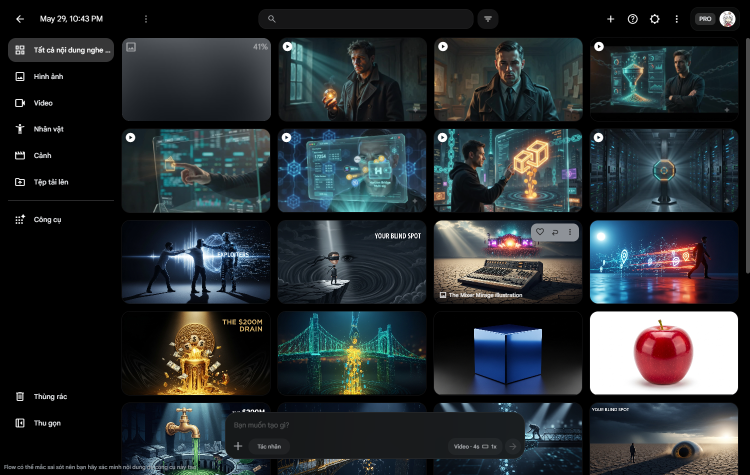
#> input picture implementation/.flow_profile/flow_img2vid.png, 1500 x 950 px (shown at 1/2 size)
$ python -i web_shot.py   (imports and definitions only)
#> lines starting #> are read from the running program, lines starting #| are printed output that depends on the picture
"""Web Screenshot Service for OmniCast Engine.

Uses Playwright to capture screenshots of live web pages and places them inside
a beautiful browser mockup frame against a premium dark gradient background.
"""

from __future__ import annotations

import os
import sys
import urllib.parse
from pathlib import Path
import structlog

# Ensure implementation/ is in path to import html_overlay
_ROOT = Path(__file__).resolve().parent.parent.parent.parent.parent
if str(_ROOT) not in sys.path:
    sys.path.insert(0, str(_ROOT))

import html_overlay

# [1 line that did not run here, left out]

_SCREENSHOT_CACHE_DIR = _ROOT / "output" / "_screenshot_cache"
_UA = "Mozilla/5.0 (Windows NT 10.0; Win64; x64) AppleWebKit/537.36 (KHTML, like Gecko) Chrome/120.0.0.0 Safari/537.36"


def _is_mostly_blank(png_path: Path, white_thresh: float = 0.86) -> bool:
    """True if the screenshot is mostly empty near-white (a blank shell / failed
    or sparse page — e.g. a site homepage). The browser mockup shows the TOP of
    the page (object-fit:cover, object-position:top), so measure that visible band
    plus the whole image; either being near-empty white => reject."""
#> called with white_thresh = 0.86
    try:
        from PIL import Image, ImageStat

        def _frac_var(region):
            stat = ImageStat.Stat(region)
            variance = sum(stat.var) / 3.0
            px = list(region.getdata())
            nw = sum(1 for r, g, b in px if r > 236 and g > 236 and b > 236)
            return nw / len(px), variance

        with Image.open(png_path) as im:
#> im is the input picture: PIL image 1500x950 RGB; mean R, G, B 41.5, 47.3, 50.5
            im = im.convert("RGB")
            w, h = im.size
#> w = 1500; h = 950
            full = im.resize((96, 60))
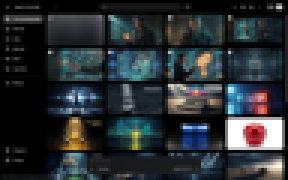
#> full: PIL image 96x60 RGB (shown 3 times larger); mean R, G, B 41.5, 47.3, 50.6
            # Visible band = top ~58% (what object-fit:cover/top reveals in the frame)
            top = im.crop((0, 0, w, int(h * 0.58))).resize((96, 36))
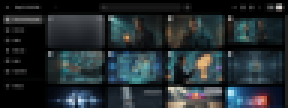
#> top: PIL image 96x36 RGB (shown 3 times larger); mean R, G, B 35.9, 44.2, 47.9
            fw_full, var_full = _frac_var(full)
#> in _frac_var, `variance = sum(stat.var) / 3.0`: variance = 2752.7
#> in _frac_var, `px = list(region.getdata())`: px = 5760 items, first 6: (0, 0, 0), (0, 0, 0), (0, 0, 0), (0, 0, 0), (0, 0, 0), (0, 0, 0)
#> in _frac_var, `nw = sum(1 for r, g, b in px if r > 236 and g > 236 and b > 236)`: nw = 104
#> fw_full = 0.0181; var_full = 2752.7
            fw_top, var_top = _frac_var(top)
#> fw_top = 0; var_top = 1721.5
        # Reject if either the whole shot or the visible top band is mostly white
        # with little colour variance (text/figures would add variance).
        blank_full = fw_full >= white_thresh and var_full < 220.0
#> blank_full = False
        blank_top = fw_top >= white_thresh and var_top < 220.0
#> blank_top = False
        return blank_full or blank_top
    except Exception:
        return False  # can't tell → don't reject


# [261 lines left out: functions _extract_domain, capture_web_page, not called in this run]


# [9 lines not run here, left out]

>>> result = _is_mostly_blank('../../../../.flow_profile/flow_img2vid.png')
#> result = False
